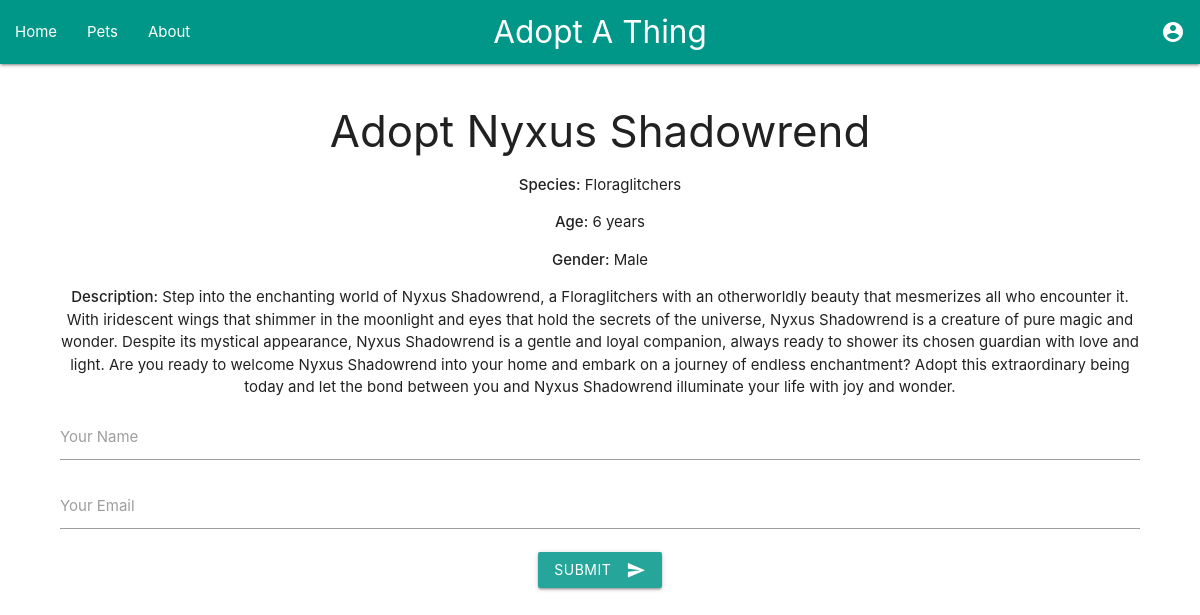
Screenshot of /adopt/2 with the database file from the repository.
### tables this page shows
CREATE TABLE things (
    id INTEGER PRIMARY KEY AUTOINCREMENT,
    name TEXT NOT NULL,
    species TEXT NOT NULL,
    age INTEGER NOT NULL,
    gender TEXT NOT NULL,
    description TEXT NOT NULL
);

### app.py (the view, shortened to what this page needs)
@app.route('/adopt/<int:pet_id>', methods=['GET', 'POST'])
def adopt_pet(pet_id):
    conn = get_db_connection()
    pet = conn.execute('SELECT * FROM pets WHERE id = ?', (pet_id,)).fetchone()
    if pet is None:
        thing = conn.execute('SELECT * FROM things WHERE id = ?', (pet_id,)).fetchone()
        if thing is None:
            conn.close()
            return "Pet or Thing not found", 404
        pet = thing  # Treat as a pet for template compatibility
    conn.close()
    return render_template('adopt.html', pet=pet)

### app.py (called while the page is built)
def get_db_connection():
    with sqlite3.connect('database/petadoption.db') as conn:
        conn.row_factory = sqlite3.Row
        return conn

### templates/adopt.html (shortened to what this page needs)
{% extends "base.html" %}
{% block content %}
    <div class="section">
        <h3>Adopt {{ pet.name if pet else 'Pet' }}</h3>
        <p><strong>Species:</strong> {{ pet.species }}</p>
        <p><strong>Age:</strong> {{ pet.age }} years</p>
        <p><strong>Gender:</strong> {{ pet.gender }}</p>
        <p><strong>Description:</strong> {{ pet.description }}</p>
        <form method="post">
            <div class="input-field">
                <input id="name" name="name" type="text" class="validate" required>
                <label for="name">Your Name</label>
            </div>
            <div class="input-field">
                <input id="email" name="email" type="email" class="validate" required>
                <label for="email">Your Email</label>
            </div>
            <button class="btn waves-effect waves-light" type="submit">
                Submit
                <i class="material-icons right">send</i>
            </button>
        </form>
    </div>
{% endblock %}

### rows the page displays
things: name "Nyxus Shadowrend", species "Floraglitchers", age "6", gender "Male", description "Step into the enchanting world of Nyxus Shadowrend, a Floraglitchers with an otherworldly beauty that mesmerizes all who encounter it. With iridescent wings that shimmer in the moonlight and eyes that hold the secrets of the universe, Nyxus Shadowrend is a creature of pure magic and wonder. Despite its mystical appearance, Nyxus Shadowrend is a gentle and loyal companion, always ready to shower its chosen guardian with love and light. Are you ready to welcome Nyxus Shadowrend into your home and embark on a journey of endless enchantment? Adopt this extraordinary being today and let the bond between you and Nyxus Shadowrend illuminate your life with joy and wonder."
